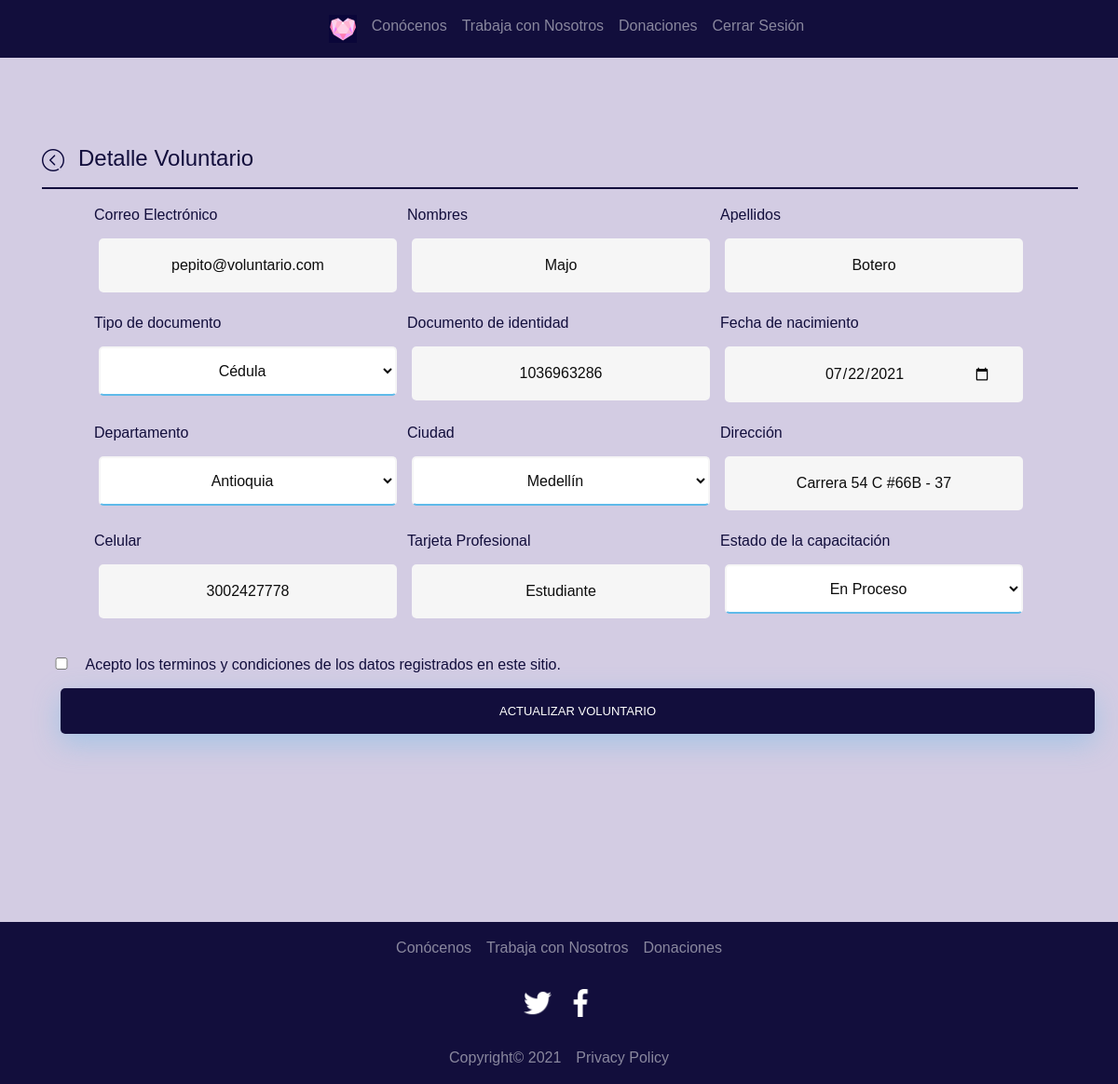
The page /vista/admin/voluntario.php?id=36 (signed in) on the database its author committed.
### tables this page shows
CREATE TABLE `usuario` (
  `idUsuario` bigint(20) NOT NULL,
  `tipoUsuario` varchar(60) NOT NULL,
  `correo` varchar(255) NOT NULL,
  `password` varchar(255) NOT NULL
);

CREATE TABLE `voluntario` (
  `usuario_idUsuario` bigint(20) NOT NULL,
  `nombre` varchar(45) NOT NULL,
  `apellido` varchar(45) NOT NULL,
  `tipoDocumento` varchar(45) NOT NULL,
  `documento` varchar(45) NOT NULL,
  `fechaNacimiento` date NOT NULL,
  `departamento` varchar(125) NOT NULL,
  `ciudad` varchar(125) NOT NULL,
  `direccion` varchar(300) NOT NULL,
  `celular` varchar(45) NOT NULL,
  `ocupacion` varchar(45) NOT NULL,
  `estadoCapacitacion` varchar(45) NOT NULL,
  `estado` int(1) NOT NULL DEFAULT 0
);

### utilidades/metodosBD.php (called while the page is built, shortened)
<?php
class MetodosBD{
    function consultarVoluntario($usuario_idUsuario){
        $this->conn=new Conexion();
        $resultado=$this->conn->conexion();
        $result = $resultado->query("SELECT * FROM voluntario WHERE usuario_idUsuario = $usuario_idUsuario");
        return $result;
    }
    function consultarUsuario($usuario_idUsuario){
            $this->conn=new Conexion();
            $resultado=$this->conn->conexion();
            $result = $resultado->query("SELECT * FROM usuario WHERE idUsuario = $usuario_idUsuario");
            return $result;
        }
}
?>

### vista/admin/voluntario.php (the view, shortened to what this page needs)
<?php
require_once('../../utilidades/metodosBD.php');
$metodosBD = new MetodosBD();
if(isset($_GET['id'])){
  $idUsuario = $_GET['id'];
}else{
  header('Location: ../error.php');
}
?>
<!DOCTYPE html>
<html lang="es">
<head>
  <link rel="stylesheet" type="text/css" href="../../css/bootstrap.css">
  <link rel="stylesheet" type="text/css" href="../../css/estilos.css">
</head>
<body>
  <header>
    <nav class="navbar navbar-expand-sm navbar-dark bg-primary">
      <div class="collapse navbar-collapse  justify-content-center" id="collapsibleNavbar">
        <ul class="navbar-nav ">
          <li class="nav-item">
            <a class="nav-link" href="../../index.php"><img src="../../icons/koe.png" alt="Logo" width="30px"></a>
          </li>
          <li class="nav-item">
            <a class="nav-link" href="../conocenos_log.php">Conócenos</a>
          </li>
          <li class="nav-item">
            <a class="nav-link" href="../trabaja_con_nosotros_log.php">Trabaja con Nosotros</a>
          </li>
          <li class="nav-item">
            <a class="nav-link" href="../donaciones_log.php">Donaciones</a>
          </li>
          <li class="nav-item">
            <a class="nav-link" href="../../controlador/cerrar.php">Cerrar Sesión</a>
          </li>
        </ul>
      </div>
    </nav>
  </header>
  <div class="contenedor">
    <div class="container">
      <h4><a style="margin-right: 15px;" href="inicio.php"><img src="../../icons/back-track.png" alt="Ir atrás"></a>Detalle Voluntario</h4>
      <hr>
      <form action="" method="post" class="profile-form">
        <?php
          $resultado = $metodosBD->consultarUsuario($idUsuario);
            if(mysqli_num_rows($resultado) > 0){
              while ($row = mysqli_fetch_assoc($resultado)){
              ?>
              <div>
                <ul class="profile-info contact-info">
                  <li>
                    <label for="correo">Correo Electrónico</label>
                    <input type="email" name="correo" value="<?php echo $row['correo'] ?>" disabled required>
                  </li>
              <?php
              }
            }
            $resultado = $metodosBD->consultarVoluntario($idUsuario);
            if(mysqli_num_rows($resultado) > 0){
              while ($row = mysqli_fetch_assoc($resultado)){
            ?>
            <li>
              <label for="nombre">Nombres</label>
              <input type="text" name="nombre" value="<?php echo $row['nombre'] ?>" required>
            </li>
            <li>
              <label for="apellido">Apellidos</label>
              <input type="text" name="apellido" value="<?php echo $row['apellido'] ?>" required>
            </li>
            <li>
              <label for="tipoDocumento">Tipo de documento</label>
              <select class="profile-form-option" name="tipoDocumento" id="tipoDocumento" required>
                <option value="<?php echo $row['tipoDocumento'] ?>"><?php echo $row['tipoDocumento'] ?></option>
              </select>
            </li>
            <li>
              <label for="documento">Documento de identidad</label>
              <input type="text" name="documento" value="<?php echo $row['documento'] ?>" required>
            </li>
            <li>
              <label for="fechaNacimiento">Fecha de nacimiento</label>
              <input type="date" name="fechaNacimiento" value="<?php echo $row['fechaNacimiento'] ?>" required>
            </li>
            <li>
              <label for="departamento">Departamento</label>
              <select class="profile-form-option" name="departamento" required>
                <option value="<?php echo $row['departamento'] ?>"><?php echo $row['departamento'] ?></option>
              </select>
            </li>
            <li>
              <label for="ciudad">Ciudad</label>
              <select class="profile-form-option" name="ciudad" id="" required>
                <option value="<?php echo $row['ciudad'] ?>"><?php echo $row['ciudad'] ?></option>
              </select>
            </li>
            <li>
              <label for="direccion">Dirección</label>
              <input type="text" name="direccion" value="<?php echo $row['direccion'] ?>" required>
            </li>
            <li>
              <label for="celular">Celular</label>
              <input type="tel" name="celular" value="<?php echo $row['celular'] ?>" required>
            </li>
            <li>
              <label for="ocupacion">Tarjeta Profesional</label>
              <input type="text" name="ocupacion" value="<?php echo $row['ocupacion'] ?>" required>
            </li>
            <li>
              <label for="estadoCapacitacion">Estado de la capacitación</label>
              <select class="profile-form-option" name="estadoCapacitacion" id="" required>
                <option value="<?php echo $row['estadoCapacitacion'] ?>"><?php echo $row['estadoCapacitacion'] ?></option>
              </select>
            </li>
          </ul>
        </div>
        <?php
        }}
        ?>
        <input class="confirm" name="terminosycondiciones" type="checkbox" required>
        <label for="terminosycondiciones">Acepto los terminos y condiciones de los datos registrados
          en este sitio.</label>
        <div class="profile-form">
          <input type="submit" name="updateVoluntario" value="Actualizar Voluntario">
        </div>
      </form>
    </div>
  </div>
  <footer>
    <div class="footer">
      <nav class="navbar navbar-expand-sm navbar-dark bg-primary justify-content-center">
        <ul class="navbar-nav ">
          <li class="nav-item">
            <a class="nav-link" href="../conocenos_log.php">Conócenos</a>
          </li>
          <li class="nav-item">
            <a class="nav-link" href="../trabaja_con_nosotros_log.php">Trabaja con Nosotros</a>
          </li>
          <li class="nav-item">
            <a class="nav-link" href="../donaciones_log.php">Donaciones</a>
          </li>
        </ul>
      </nav>
      <nav class="navbar navbar-expand-sm navbar-dark bg-primary justify-content-center">
        <ul class="navbar-nav ">
          <li class="nav-item">
            <a class="nav-link" href="#"><img src="../../icons/twitter.png" alt="Twitter" width="30px"></a>
          </li>
          <li class="nav-item">
            <a class="nav-link" href="#"><img src="../../icons/facebook.png" alt="Facebook" width="30px"></a>
          </li>
        </ul>
      </nav>
      <nav class="navbar navbar-expand-sm navbar-dark bg-primary justify-content-center">
        <ul class="navbar-nav ">
          <li class="nav-item">
            <a class="nav-link" href="#">Copyright© 2021</a>
          </li>
          <li class="nav-item">
            <a class="nav-link" href="#">Privacy Policy</a>
          </li>
        </ul>
      </nav>
    </div>
  </footer>
</body>
</html>

### css/estilos.css (style rules this page uses)
body { font-family: "Poppins", sans-serif; height: 100vh; }
a { color: #92badd; display: inline-block; text-decoration: none; font-weight: 400; }
ul { list-style-type: none; }
hr { border: 1px solid #120e3c; width: 100%; }
input[type="button"], input[type="submit"], input[type="reset"] { background-color: #120e3c; border: none; color: white; padding: 15px 80px; text-align: center; text-decoration: none; display: inline-block; text-transform: uppercase; font-size: 13px; -webkit-box-shadow: 0 10px 30px 0 rgba(95, 186, 233, 0.4); box-shadow: 0 10px 30px 0 rgba(95, 186, 233, 0.4); -webkit-border-radius: 5px 5px 5px 5px; border-radius: 5px 5px 5px 5px; margin: 5px 20px 40px 20px; -webkit-transition: all 0.3s ease-in-out; -moz-transition: all 0.3s ease-in-out; -ms-transition: all 0.3s ease-in-out; -o-transition: all 0.3s ease-in-out; transition: all 0.3s ease-in-out; }
input, select { background-color: #f6f6f6; border: none; color: #0d0d0d; padding: 15px 32px; text-align: center; text-decoration: none; display: inline-block; font-size: 16px; margin: 5px; width: 85%; border: 2px solid #f6f6f6; -webkit-transition: all 0.5s ease-in-out; -moz-transition: all 0.5s ease-in-out; -ms-transition: all 0.5s ease-in-out; -o-transition: all 0.5s ease-in-out; transition: all 0.5s ease-in-out; -webkit-border-radius: 5px 5px 5px 5px; border-radius: 5px 5px 5px 5px; }
input:focus, select { background-color: #fff; border-bottom: 2px solid #5fbae9; }
input:placeholder, select { color: #cccccc; }
.contenedor { min-height: 100vh; display: flex; margin: 10px; margin: 4rem 0; }
.profile-info { display: flex; flex-wrap: wrap; }
.profile-info>li { width: 15rem; margin-bottom: 1rem; }
.profile-form>input.confirm { width: 2rem; }
.profile-form>input { width: 100%; }
.profile-form-option { width: 90%; }
.contact-info>li { width: 20rem; margin-left: 1rem; }
.contact-info>li>* { width: 100%; }

### rows shown on the page
usuario: correo "pepito@voluntario.com"
voluntario: nombre "Majo", apellido "Botero", tipoDocumento "Cédula", documento "1036963286", fechaNacimiento "07/22/2021", departamento "Antioquia", ciudad "Medellín", direccion "Carrera 54 C #66B - 37", celular "3002427778", ocupacion "Estudiante", estadoCapacitacion "En Proceso"
